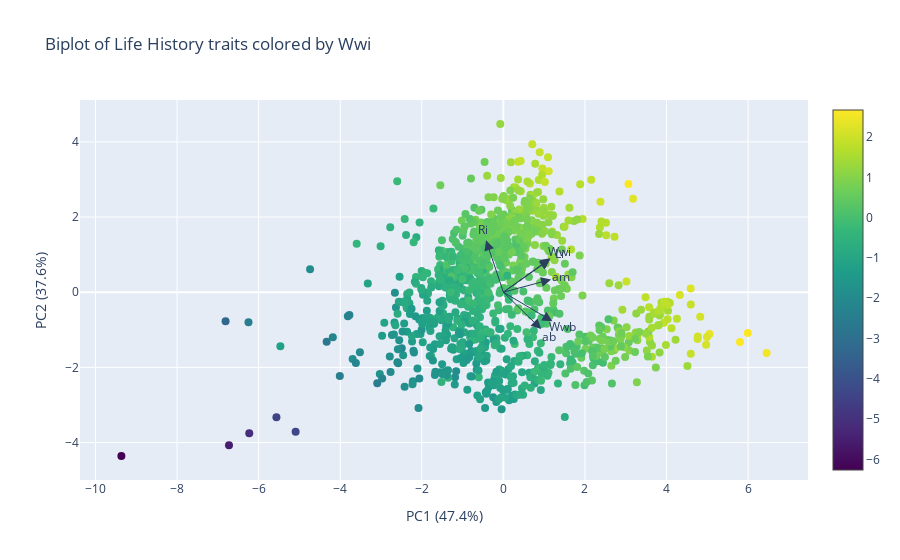

Here is the notebook cell this chart was saved with:
### Code cell
fig = go.Figure(data=go.Scatter(
    x=final_df['PC1'],
    y=final_df['PC2'],
    mode='markers',
    marker=dict(
        size=8,
        color=final_df['Wwi'],  
        colorscale='Viridis',  
        showscale=True,
    ),
    text=final_df['species'],  
    name=""
))

# Variables
loadings = pca.components_.T * np.sqrt(explained_variance)

x_range = principal_components[:, 0].max() - principal_components[:, 0].min()
y_range = principal_components[:, 1].max() - principal_components[:, 1].min()

scale = 0.3 * np.mean([x_range, y_range])
scaled_loadings = loadings * scale

for i, feature in enumerate(features):
    x = scaled_loadings[i, 0]
    y = scaled_loadings[i, 1]

    fig.add_annotation(
        ax=0, ay=0,
        axref="x", ayref="y",
        x=scaled_loadings[i, 0],
        y=scaled_loadings[i, 1],
        showarrow=True,
        arrowsize=2,
        arrowhead=2,
        xanchor="right",
        yanchor="top",
        #arrowcolor="black",
    )

    fig.add_annotation(
        x=x * 1.2,  
        y=y * 1.2,
        text=feature,
        showarrow=False,
        font=dict(size=12),
        xanchor="center",
        yanchor="middle",
    )
    

fig.update_layout(
    title="Biplot of Life History traits colored by Wwi",
    xaxis_title=f"PC1 ({pc1_var:.1f}%)",
    yaxis_title=f"PC2 ({pc2_var:.1f}%)",
    legend_title="Wwi",

)
fig.show()
#fig.write_html("biplot.html")

### Figure 1 — Plotly figure (JSON) as saved in the notebook; plotly's stock layout.template omitted (floating-point values rounded to 4 significant figures; data arrays with more than 128 entries replaced by an {"elided": "..."} marker saying what was removed)
{"data": [{"marker": {"color": {"elided": "1108 float values"}, "colorscale": [[0, "#440154"], [0.1111, "#482878"], [0.2222, "#3e4989"], [0.3333, "#31688e"], [0.4444, "#26828e"], [0.5556, "#1f9e89"], [0.6667, "#35b779"], [0.7778, "#6ece58"], [0.8889, "#b5de2b"], [1, "#fde725"]], "showscale": true, "size": 8}, "mode": "markers", "name": "", "text": {"elided": "1108 str values"}, "type": "scatter", "x": {"elided": "1108 float values"}, "y": {"elided": "1108 float values"}}], "layout": {"annotations": [{"arrowhead": 2, "arrowsize": 2, "ax": 0, "axref": "x", "ay": 0, "ayref": "y", "showarrow": true, "x": 1.17, "xanchor": "right", "y": 0.3391, "yanchor": "top"}, {"font": {"size": 12}, "showarrow": false, "text": "am", "x": 1.404, "xanchor": "center", "y": 0.407, "yanchor": "middle"}, {"arrowhead": 2, "arrowsize": 2, "ax": 0, "axref": "x", "ay": 0, "ayref": "y", "showarrow": true, "x": 1.154, "xanchor": "right", "y": 0.9037, "yanchor": "top"}, {"font": {"size": 12}, "showarrow": false, "text": "Wwi", "x": 1.385, "xanchor": "center", "y": 1.084, "yanchor": "middle"}, {"arrowhead": 2, "arrowsize": 2, "ax": 0, "axref": "x", "ay": 0, "ayref": "y", "showarrow": true, "x": -0.4245, "xanchor": "right", "y": 1.38, "yanchor": "top"}, {"font": {"size": 12}, "showarrow": false, "text": "Ri", "x": -0.5094, "xanchor": "center", "y": 1.656, "yanchor": "middle"}, {"arrowhead": 2, "arrowsize": 2, "ax": 0, "axref": "x", "ay": 0, "ayref": "y", "showarrow": true, "x": 1.201, "xanchor": "right", "y": -0.7708, "yanchor": "top"}, {"font": {"size": 12}, "showarrow": false, "text": "Wwb", "x": 1.441, "xanchor": "center", "y": -0.925, "yanchor": "middle"}, {"arrowhead": 2, "arrowsize": 2, "ax": 0, "axref": "x", "ay": 0, "ayref": "y", "showarrow": true, "x": 1.138, "xanchor": "right", "y": 0.8633, "yanchor": "top"}, {"font": {"size": 12}, "showarrow": false, "text": "Li", "x": 1.365, "xanchor": "center", "y": 1.036, "yanchor": "middle"}, {"arrowhead": 2, "arrowsize": 2, "ax": 0, "axref": "x", "ay": 0, "ayref": "y", "showarrow": true, "x": 0.9281, "xanchor": "right", "y": -0.9816, "yanchor": "top"}, {"font": {"size": 12}, "showarrow": false, "text": "ab", "x": 1.114, "xanchor": "center", "y": -1.178, "yanchor": "middle"}], "legend": {"title": {"text": "Wwi"}}, "title": {"text": "Biplot of Life History traits colored by Wwi"}, "xaxis": {"title": {"text": "PC1 (47.4%)"}}, "yaxis": {"title": {"text": "PC2 (37.6%)"}}}}
